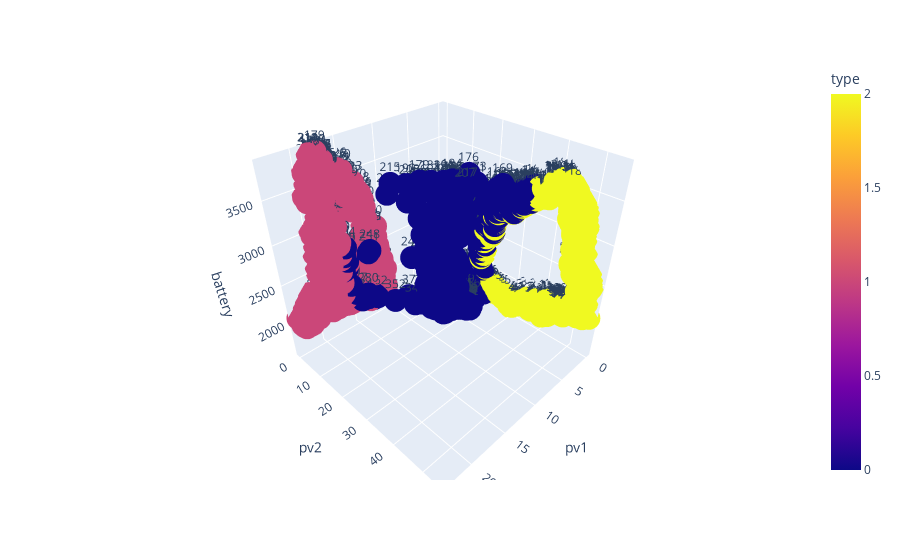

This figure's notebook cell:
### Code cell
px.scatter_3d(full_df, x='pv1', y='pv2', z='battery', color='type', text='chunk_start_round')

### Figure 1 — Plotly figure (JSON) as saved in the notebook; plotly's stock layout.template omitted (floating-point values rounded to 4 significant figures; data arrays with more than 128 entries replaced by an {"elided": "..."} marker saying what was removed)
{"data": [{"hovertemplate": "pv1=%{x}<br>pv2=%{y}<br>battery=%{z}<br>chunk_start_round=%{text}<br>type=%{marker.color}<extra></extra>", "legendgroup": "", "marker": {"color": {"elided": "1980 int values"}, "coloraxis": "coloraxis", "symbol": "circle"}, "mode": "markers+text", "name": "", "scene": "scene", "showlegend": false, "text": {"elided": "1980 int values"}, "type": "scatter3d", "x": {"elided": "1980 float values"}, "y": {"elided": "1980 float values"}, "z": {"elided": "1980 float values"}}], "layout": {"coloraxis": {"colorbar": {"title": {"text": "type"}}, "colorscale": [[0, "#0d0887"], [0.1111, "#46039f"], [0.2222, "#7201a8"], [0.3333, "#9c179e"], [0.4444, "#bd3786"], [0.5556, "#d8576b"], [0.6667, "#ed7953"], [0.7778, "#fb9f3a"], [0.8889, "#fdca26"], [1, "#f0f921"]]}, "legend": {"tracegroupgap": 0}, "margin": {"t": 60}, "scene": {"domain": {"x": [0, 1], "y": [0, 1]}, "xaxis": {"title": {"text": "pv1"}}, "yaxis": {"title": {"text": "pv2"}}, "zaxis": {"title": {"text": "battery"}}}}}
